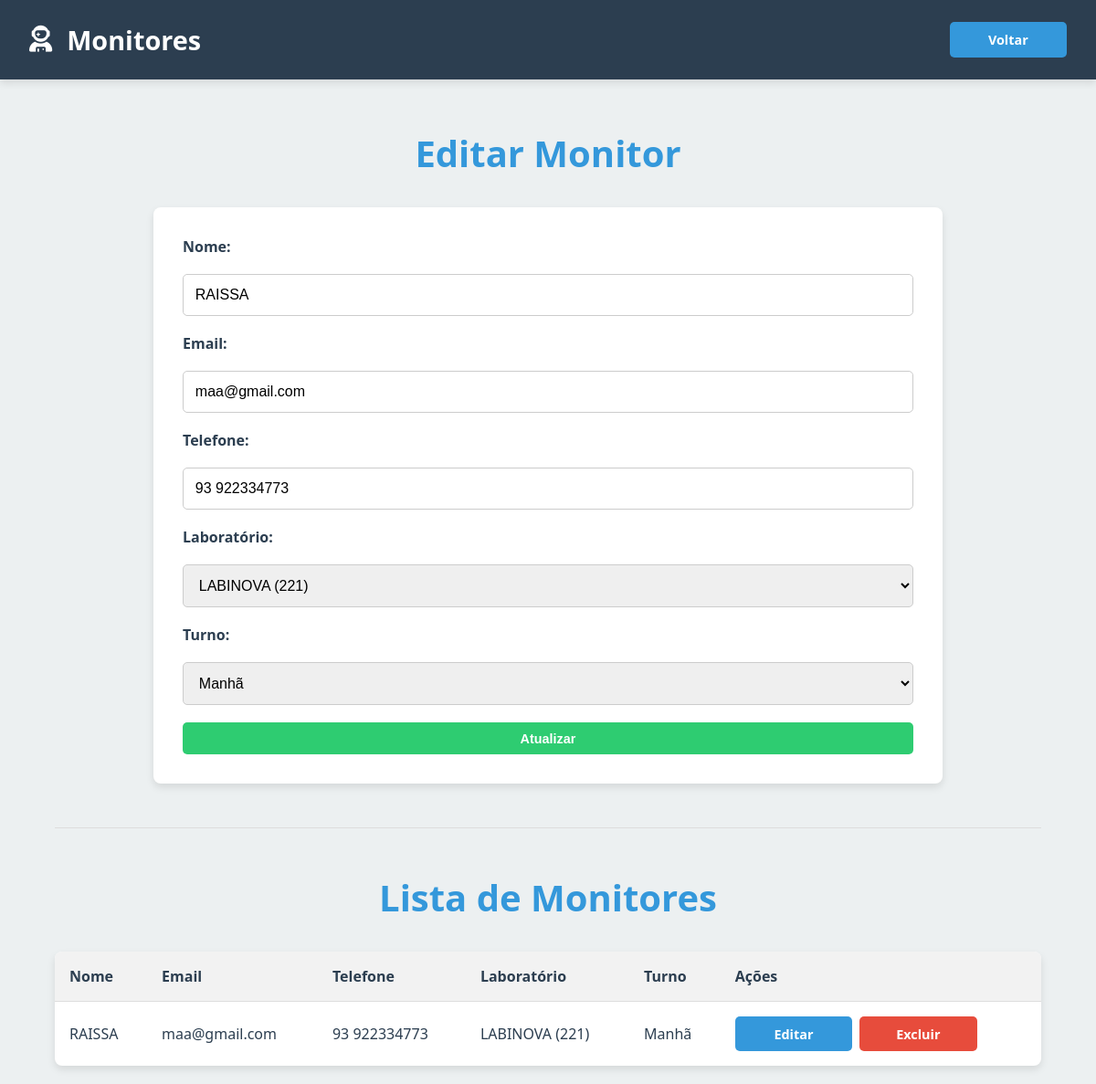
The app's page /monitores.php?editar=4 (signed in) with its own data.
### tables this page shows
CREATE TABLE `monitores` (
  `id` int(11) NOT NULL,
  `nome` varchar(255) NOT NULL,
  `matricula` varchar(255) NOT NULL,
  `turno` varchar(50) NOT NULL,
  `laboratorio_id` int(11) NOT NULL,
  `email` varchar(255) NOT NULL,
  `telefone` varchar(20) DEFAULT NULL
);

CREATE TABLE `laboratorios` (
  `id` int(11) NOT NULL,
  `nome` varchar(100) NOT NULL,
  `capacidade` int(11) DEFAULT NULL,
  `numero` varchar(255) NOT NULL,
  `projetor` tinyint(1) NOT NULL DEFAULT 0,
  `localizacao` varchar(255) DEFAULT NULL
);

### monitores.php (the view, shortened to what this page needs)
<?php
require_once "db.php";
$editando = false;
$monitor_edit = null;
if (isset($_GET['editar'])) {
    $editando = true;
    $stmt = $conexao->prepare("SELECT * FROM monitores WHERE id=?");
    $stmt->execute([intval($_GET['editar'])]);
    $monitor_edit = $stmt->fetch(PDO::FETCH_ASSOC);
}
$sql = "SELECT m.*, l.nome AS lab_nome, l.numero
        FROM monitores m
        JOIN laboratorios l ON m.laboratorio_id = l.id
        ORDER BY m.nome";
$monitores = $conexao->query($sql)->fetchAll(PDO::FETCH_ASSOC);
$labs = $conexao->query("SELECT * FROM laboratorios ORDER BY numero")->fetchAll(PDO::FETCH_ASSOC);
?>
<!DOCTYPE html>
<html lang="pt-br">
<head>
  <link rel="stylesheet" href="css/style.css">
  <link rel="stylesheet" href="https://cdnjs.cloudflare.com/ajax/libs/font-awesome/6.4.0/css/all.min.css">
</head>
<body>
  <div class="header">
    <h1><i class="fas fa-user-astronaut"></i> Monitores</h1>
    <a href="index.php" class="btn">Voltar</a>
  </div>
  <div class="container">
    <h2><?= $editando ? "Editar Monitor" : "Cadastrar Monitor" ?></h2>
    <form method="POST" class="card">
      <label>Nome:</label>
      <input type="text" name="nome" required value="<?= $monitor_edit['nome'] ?? '' ?>">
      <label>Email:</label>
      <input type="email" name="email" required value="<?= $monitor_edit['email'] ?? '' ?>">
      <label>Telefone:</label>
      <input type="text" name="telefone" value="<?= $monitor_edit['telefone'] ?? '' ?>">
      <label>Laboratório:</label>
      <select name="laboratorio_id" required>
        <?php foreach ($labs as $lab):
          $sel = ($monitor_edit && $monitor_edit['laboratorio_id'] == $lab['id']) ? "selected" : ""; ?>
          <option value="<?= $lab['id'] ?>" <?= $sel ?>>
            <?= htmlspecialchars($lab['nome']) ?> (<?= $lab['numero'] ?>)
          </option>
        <?php endforeach; ?>
      </select>
      <label>Turno:</label>
      <select name="turno" required>
        <option value="manhã" <?= (($monitor_edit['turno'] ?? '') === 'manhã') ? "selected" : "" ?>>Manhã</option>
      </select>
      <button type="submit" class="btn"><?= $editando ? "Atualizar" : "Cadastrar" ?></button>
    </form>
    <hr>
    <h2>Lista de Monitores</h2>
    <table>
      <tr>
        <th>Nome</th>
        <th>Email</th>
        <th>Telefone</th>
        <th>Laboratório</th>
        <th>Turno</th>
        <th>Ações</th>
      </tr>
      <?php foreach ($monitores as $m): ?>
        <tr>
          <td><?= htmlspecialchars($m['nome']) ?></td>
          <td><?= htmlspecialchars($m['email']) ?></td>
          <td><?= htmlspecialchars($m['telefone'] ?? '') ?></td>
          <td><?= htmlspecialchars($m['lab_nome']) ?> (<?= $m['numero'] ?>)</td>
          <td><?= ucfirst($m['turno']) ?></td>
          <td>
            <a href="?editar=<?= $m['id'] ?>" class="btn">Editar</a>
            <a href="?excluir=<?= $m['id'] ?>" class="btn btn-danger" onclick="return confirm('Tem certeza que deseja excluir este monitor?')">Excluir</a>
          </td>
        </tr>
      <?php endforeach; ?>
    </table>
  </div>
</body>
</html>

### css/style.css (style rules this page uses)
:root { --primary: #3498db; --secondary: #2ecc71; --danger: #e74c3c; --light: #ecf0f1; --dark: #2c3e50; --white: #ffffff; --shadow: 0 4px 8px rgba(0, 0, 0, 0.1); }
body { font-family: "Segoe UI", Tahoma, Geneva, Verdana, sans-serif; margin: 0; background-color: var(--light); color: var(--dark); }
.container { width: 90%; max-width: 1200px; margin: 0 auto; padding: 20px 0; }
h2 { text-align: center; margin-bottom: 2rem; font-size: 2.5rem; color: var(--primary); }
a { text-decoration: none; color: inherit; }
.card { background-color: var(--white); border-radius: 8px; padding: 1.5rem; box-shadow: var(--shadow); border-left: 5px solid; transition: transform 0.3s ease, box-shadow 0.3s ease; }
.header { display: flex; justify-content: space-between; align-items: center; padding: 1.5rem 2rem; background-color: var(--dark); color: var(--white); box-shadow: var(--shadow); }
.header h1 { font-size: 1.8rem; margin: 0; display: flex; align-items: center; gap: 1rem; }
form.card { padding: 2rem; background: var(--white); border-radius: 8px; box-shadow: var(--shadow); display: grid; grid-template-columns: 1fr; gap: 1rem; border-left: none; max-width: 800px; margin: 2rem auto; }
@media (min-width: 768px) { form.card { gap: 1.2rem; } }
@media (min-width: 768px) { form.card button { grid-column: 1 / -1; } }
form label { font-weight: bold; color: var(--dark); }
form input, form select, form textarea { width: 100%; padding: 0.8rem; border: 1px solid #ccc; border-radius: 5px; font-size: 1rem; box-sizing: border-box; transition: border-color 0.3s, box-shadow 0.3s; }
hr { border: none; border-top: 1px solid #ddd; margin: 3rem 0; }
table { width: 100%; border-collapse: collapse; background-color: var(--white); box-shadow: var(--shadow); border-radius: 8px; overflow: hidden; min-width: 800px; }
th, td { padding: 1rem; text-align: left; border-bottom: 1px solid #ddd; }
th { background-color: #f2f2f2; font-weight: bold; color: var(--dark); }
tr:last-child td { border-bottom: none; }
.btn, button[type="submit"] { cursor: pointer; padding: 0.6rem 1.2rem; border: none; border-radius: 5px; font-size: 0.9rem; font-weight: bold; text-align: center; transition: background-color 0.3s, transform 0.2s, box-shadow 0.3s; display: inline-flex; align-items: center; justify-content: center; gap: 0.5rem; min-width: 90px; }
.btn { background-color: var(--primary); color: var(--white); }
button[type="submit"] { background-color: var(--secondary); color: var(--white); }
.btn-danger { background-color: var(--danger); color: white !important; }
td:has(> .btn) { display: flex; gap: 0.5rem; align-items: center; }

### records on screen
monitores: nome "RAISSA", email "maa@gmail.com", telefone "93 922334773", turno "Manhã", laboratorio.nome "LABINOVA", laboratorio.numero "221"

### other values on screen
form field laboratorio_id "LABINOVA (221)"
